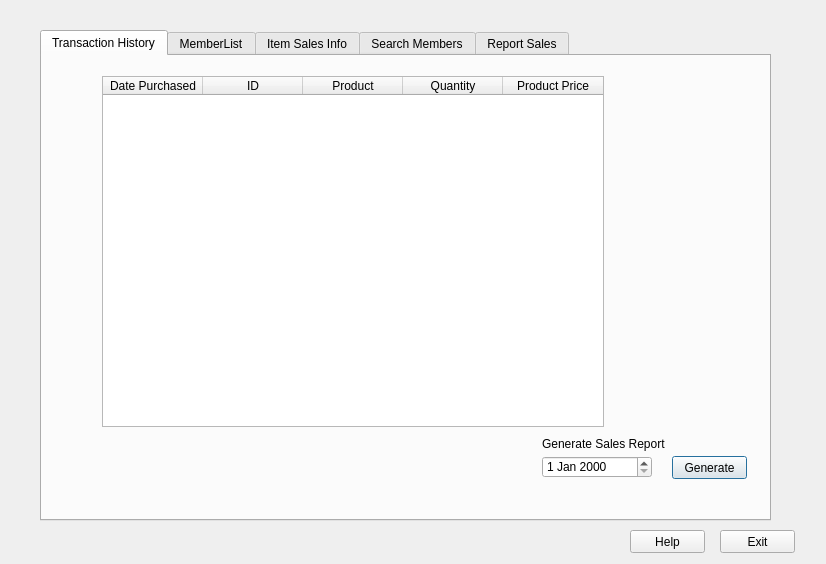
<?xml version="1.0" encoding="UTF-8"?>
<ui version="4.0">
 <class>MainProgram</class>
 <widget class="QDialog" name="MainProgram">
  <property name="geometry">
   <rect>
    <x>0</x>
    <y>0</y>
    <width>826</width>
    <height>564</height>
   </rect>
  </property>
  <property name="windowTitle">
   <string>Warehouse Manager 1998</string>
  </property>
  <widget class="QTabWidget" name="TabMenu">
   <property name="geometry">
    <rect>
     <x>40</x>
     <y>30</y>
     <width>731</width>
     <height>491</height>
    </rect>
   </property>
   <property name="contextMenuPolicy">
    <enum>Qt::PreventContextMenu</enum>
   </property>
   <property name="currentIndex">
    <number>0</number>
   </property>
   <widget class="QWidget" name="Transaction">
    <attribute name="title">
     <string>Transaction History</string>
    </attribute>
    <widget class="QTableWidget" name="TransactionTable">
     <property name="geometry">
      <rect>
       <x>60</x>
       <y>20</y>
       <width>502</width>
       <height>351</height>
      </rect>
     </property>
     <column>
      <property name="text">
       <string>Date Purchased</string>
      </property>
     </column>
     <column>
      <property name="text">
       <string>ID</string>
      </property>
     </column>
     <column>
      <property name="text">
       <string>Product</string>
      </property>
     </column>
     <column>
      <property name="text">
       <string>Quantity</string>
      </property>
     </column>
     <column>
      <property name="text">
       <string>Product Price</string>
      </property>
     </column>
    </widget>
    <widget class="QDateEdit" name="DateInput">
     <property name="geometry">
      <rect>
       <x>500</x>
       <y>400</y>
       <width>110</width>
       <height>22</height>
      </rect>
     </property>
    </widget>
    <widget class="QPushButton" name="GenerateReport">
     <property name="geometry">
      <rect>
       <x>630</x>
       <y>400</y>
       <width>75</width>
       <height>23</height>
      </rect>
     </property>
     <property name="text">
      <string>Generate</string>
     </property>
    </widget>
    <widget class="QLabel" name="reportPrompt">
     <property name="geometry">
      <rect>
       <x>500</x>
       <y>380</y>
       <width>141</width>
       <height>16</height>
      </rect>
     </property>
     <property name="text">
      <string>Generate Sales Report</string>
     </property>
    </widget>
   </widget>
   <widget class="QWidget" name="MemberList">
    <attribute name="title">
     <string>MemberList</string>
    </attribute>
    <widget class="QTableWidget" name="MemberTable">
     <property name="geometry">
      <rect>
       <x>50</x>
       <y>50</y>
       <width>601</width>
       <height>371</height>
      </rect>
     </property>
     <column>
      <property name="text">
       <string>Member Type</string>
      </property>
     </column>
     <column>
      <property name="text">
       <string>Member ID</string>
      </property>
     </column>
     <column>
      <property name="text">
       <string>Member Type</string>
      </property>
     </column>
     <column>
      <property name="text">
       <string>Rebate</string>
      </property>
     </column>
     <column>
      <property name="text">
       <string>Expiration Date</string>
      </property>
     </column>
     <column>
      <property name="text">
       <string>Active</string>
      </property>
     </column>
    </widget>
    <widget class="QLabel" name="DisplayLabel">
     <property name="geometry">
      <rect>
       <x>20</x>
       <y>20</y>
       <width>91</width>
       <height>21</height>
      </rect>
     </property>
     <property name="text">
      <string>Display Members:</string>
     </property>
    </widget>
    <widget class="QComboBox" name="DisplayOption">
     <property name="geometry">
      <rect>
       <x>110</x>
       <y>20</y>
       <width>111</width>
       <height>22</height>
      </rect>
     </property>
     <item>
      <property name="text">
       <string>All Members</string>
      </property>
     </item>
     <item>
      <property name="text">
       <string>Executive Members</string>
      </property>
     </item>
     <item>
      <property name="text">
       <string>Normal Members</string>
      </property>
     </item>
    </widget>
    <widget class="QPushButton" name="pushButton_3">
     <property name="geometry">
      <rect>
       <x>474</x>
       <y>430</y>
       <width>171</width>
       <height>23</height>
      </rect>
     </property>
     <property name="text">
      <string>Open Memberlist File</string>
     </property>
    </widget>
    <widget class="QLabel" name="MemberListError">
     <property name="geometry">
      <rect>
       <x>320</x>
       <y>430</y>
       <width>141</width>
       <height>21</height>
      </rect>
     </property>
     <property name="text">
      <string/>
     </property>
    </widget>
   </widget>
   <widget class="QWidget" name="ItemInfo">
    <attribute name="title">
     <string>Item Sales Info</string>
    </attribute>
    <widget class="QTableWidget" name="ItemStatstable">
     <property name="geometry">
      <rect>
       <x>30</x>
       <y>30</y>
       <width>411</width>
       <height>421</height>
      </rect>
     </property>
     <column>
      <property name="text">
       <string>Item</string>
      </property>
     </column>
     <column>
      <property name="text">
       <string>Price ($)</string>
      </property>
     </column>
     <column>
      <property name="text">
       <string># of units sold</string>
      </property>
     </column>
     <column>
      <property name="text">
       <string>Available for Sale</string>
      </property>
     </column>
    </widget>
    <widget class="QLabel" name="ItemSalesStats">
     <property name="geometry">
      <rect>
       <x>30</x>
       <y>10</y>
       <width>101</width>
       <height>16</height>
      </rect>
     </property>
     <property name="text">
      <string>Item sales statistics</string>
     </property>
    </widget>
   </widget>
   <widget class="QWidget" name="SearchMember">
    <attribute name="title">
     <string>Search Members</string>
    </attribute>
    <widget class="QLineEdit" name="MemberSearchInput">
     <property name="geometry">
      <rect>
       <x>30</x>
       <y>50</y>
       <width>113</width>
       <height>20</height>
      </rect>
     </property>
     <property name="text">
      <string>Enter member</string>
     </property>
    </widget>
    <widget class="QTableWidget" name="MemberDataTable">
     <property name="geometry">
      <rect>
       <x>30</x>
       <y>80</y>
       <width>301</width>
       <height>341</height>
      </rect>
     </property>
    </widget>
    <widget class="QPushButton" name="AddMember">
     <property name="geometry">
      <rect>
       <x>160</x>
       <y>430</y>
       <width>75</width>
       <height>23</height>
      </rect>
     </property>
     <property name="text">
      <string>Add Member</string>
     </property>
    </widget>
    <widget class="QComboBox" name="SearchOption">
     <property name="geometry">
      <rect>
       <x>240</x>
       <y>50</y>
       <width>91</width>
       <height>22</height>
      </rect>
     </property>
     <item>
      <property name="text">
       <string>Search Type</string>
      </property>
     </item>
     <item>
      <property name="text">
       <string>NAME</string>
      </property>
     </item>
     <item>
      <property name="text">
       <string>ID</string>
      </property>
     </item>
    </widget>
    <widget class="QLabel" name="SearchLabe">
     <property name="geometry">
      <rect>
       <x>160</x>
       <y>50</y>
       <width>61</width>
       <height>16</height>
      </rect>
     </property>
     <property name="text">
      <string>Search By:</string>
     </property>
    </widget>
    <widget class="QLabel" name="SpecificLabel">
     <property name="geometry">
      <rect>
       <x>30</x>
       <y>20</y>
       <width>131</width>
       <height>16</height>
      </rect>
     </property>
     <property name="text">
      <string>Specific Member Search</string>
     </property>
    </widget>
    <widget class="QPushButton" name="DeleteMember">
     <property name="geometry">
      <rect>
       <x>250</x>
       <y>430</y>
       <width>81</width>
       <height>23</height>
      </rect>
     </property>
     <property name="text">
      <string>Delete Member</string>
     </property>
    </widget>
   </widget>
   <widget class="QWidget" name="ReportSales">
    <attribute name="title">
     <string>Report Sales</string>
    </attribute>
    <widget class="QLineEdit" name="lineEdit">
     <property name="geometry">
      <rect>
       <x>20</x>
       <y>120</y>
       <width>201</width>
       <height>20</height>
      </rect>
     </property>
    </widget>
    <widget class="QLabel" name="label">
     <property name="geometry">
      <rect>
       <x>20</x>
       <y>20</y>
       <width>141</width>
       <height>16</height>
      </rect>
     </property>
     <property name="text">
      <string>Report Transactions</string>
     </property>
    </widget>
    <widget class="Line" name="line">
     <property name="geometry">
      <rect>
       <x>350</x>
       <y>50</y>
       <width>20</width>
       <height>411</height>
      </rect>
     </property>
     <property name="orientation">
      <enum>Qt::Vertical</enum>
     </property>
    </widget>
    <widget class="Line" name="line_2">
     <property name="geometry">
      <rect>
       <x>0</x>
       <y>40</y>
       <width>731</width>
       <height>20</height>
      </rect>
     </property>
     <property name="orientation">
      <enum>Qt::Horizontal</enum>
     </property>
    </widget>
    <widget class="QLabel" name="label_2">
     <property name="geometry">
      <rect>
       <x>20</x>
       <y>60</y>
       <width>91</width>
       <height>16</height>
      </rect>
     </property>
     <property name="text">
      <string>Manual Report</string>
     </property>
    </widget>
    <widget class="QLabel" name="label_3">
     <property name="geometry">
      <rect>
       <x>380</x>
       <y>60</y>
       <width>151</width>
       <height>16</height>
      </rect>
     </property>
     <property name="text">
      <string>Report via transaction File</string>
     </property>
    </widget>
    <widget class="Line" name="line_3">
     <property name="geometry">
      <rect>
       <x>-3</x>
       <y>80</y>
       <width>731</width>
       <height>20</height>
      </rect>
     </property>
     <property name="orientation">
      <enum>Qt::Horizontal</enum>
     </property>
    </widget>
    <widget class="QLabel" name="label_4">
     <property name="geometry">
      <rect>
       <x>20</x>
       <y>100</y>
       <width>141</width>
       <height>16</height>
      </rect>
     </property>
     <property name="text">
      <string>Name of Product sold</string>
     </property>
    </widget>
    <widget class="QLabel" name="label_5">
     <property name="geometry">
      <rect>
       <x>20</x>
       <y>150</y>
       <width>211</width>
       <height>16</height>
      </rect>
     </property>
     <property name="text">
      <string>Cost of Product</string>
     </property>
    </widget>
    <widget class="QLineEdit" name="lineEdit_2">
     <property name="geometry">
      <rect>
       <x>20</x>
       <y>170</y>
       <width>113</width>
       <height>20</height>
      </rect>
     </property>
    </widget>
    <widget class="QLabel" name="label_6">
     <property name="geometry">
      <rect>
       <x>20</x>
       <y>200</y>
       <width>131</width>
       <height>16</height>
      </rect>
     </property>
     <property name="text">
      <string># of Product Sold</string>
     </property>
    </widget>
    <widget class="QSpinBox" name="spinBox">
     <property name="geometry">
      <rect>
       <x>20</x>
       <y>220</y>
       <width>42</width>
       <height>22</height>
      </rect>
     </property>
    </widget>
    <widget class="QLineEdit" name="lineEdit_3">
     <property name="geometry">
      <rect>
       <x>20</x>
       <y>270</y>
       <width>113</width>
       <height>20</height>
      </rect>
     </property>
    </widget>
    <widget class="QLabel" name="label_7">
     <property name="geometry">
      <rect>
       <x>20</x>
       <y>250</y>
       <width>91</width>
       <height>16</height>
      </rect>
     </property>
     <property name="text">
      <string>ID of Buyer</string>
     </property>
    </widget>
    <widget class="QDateEdit" name="dateEdit">
     <property name="geometry">
      <rect>
       <x>20</x>
       <y>320</y>
       <width>110</width>
       <height>22</height>
      </rect>
     </property>
    </widget>
    <widget class="QLabel" name="label_8">
     <property name="geometry">
      <rect>
       <x>20</x>
       <y>300</y>
       <width>111</width>
       <height>16</height>
      </rect>
     </property>
     <property name="text">
      <string>Date Bought</string>
     </property>
    </widget>
    <widget class="QLineEdit" name="lineEdit_4">
     <property name="geometry">
      <rect>
       <x>390</x>
       <y>120</y>
       <width>113</width>
       <height>20</height>
      </rect>
     </property>
     <property name="text">
      <string/>
     </property>
    </widget>
    <widget class="QLabel" name="label_9">
     <property name="geometry">
      <rect>
       <x>390</x>
       <y>100</y>
       <width>61</width>
       <height>16</height>
      </rect>
     </property>
     <property name="text">
      <string>File Name:</string>
     </property>
    </widget>
    <widget class="QPushButton" name="pushButton">
     <property name="geometry">
      <rect>
       <x>174</x>
       <y>430</y>
       <width>151</width>
       <height>23</height>
      </rect>
     </property>
     <property name="text">
      <string>Complete Manual Report</string>
     </property>
    </widget>
    <widget class="QPushButton" name="pushButton_2">
     <property name="geometry">
      <rect>
       <x>554</x>
       <y>430</y>
       <width>161</width>
       <height>23</height>
      </rect>
     </property>
     <property name="text">
      <string>Report File Contents</string>
     </property>
    </widget>
   </widget>
  </widget>
  <widget class="QPushButton" name="Help">
   <property name="geometry">
    <rect>
     <x>630</x>
     <y>530</y>
     <width>75</width>
     <height>23</height>
    </rect>
   </property>
   <property name="text">
    <string>Help</string>
   </property>
  </widget>
  <widget class="QPushButton" name="Exit">
   <property name="geometry">
    <rect>
     <x>720</x>
     <y>530</y>
     <width>75</width>
     <height>23</height>
    </rect>
   </property>
   <property name="text">
    <string>Exit</string>
   </property>
  </widget>
 </widget>
 <resources/>
 <connections/>
</ui>
